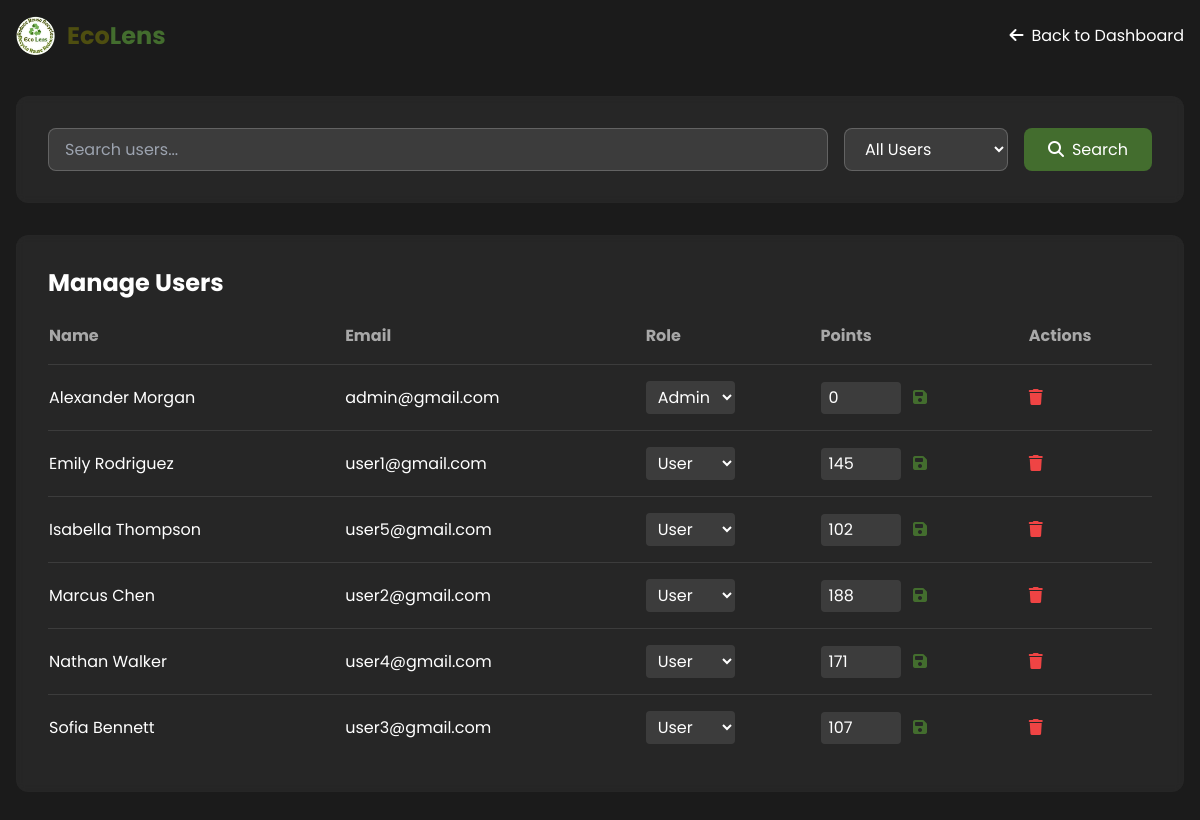
Screenshot of /admin/manage-users.php (signed in) with the database file from the repository.
### tables this page shows
CREATE TABLE `tbl_user` (
  `id` double NOT NULL AUTO_INCREMENT,
  `fullname` text NOT NULL,
  `username` text NOT NULL,
  `password` text NOT NULL,
  `total_points` int(11) DEFAULT 0,
  `is_admin` tinyint(1) DEFAULT 0,
  PRIMARY KEY (`id`)
);

### admin/manage-users.php (the view, shortened to what this page needs)
<?php
require_once '../database.php';
$search = isset($_GET['search']) ? $_GET['search'] : '';
$role = isset($_GET['role']) ? $_GET['role'] : 'all';
$query = "SELECT * FROM tbl_user WHERE 1=1";
$query .= " ORDER BY fullname ASC";
$stmt = $conn->prepare($query);
$stmt->execute();
$users = $stmt->get_result();
?>
<!DOCTYPE html>
<html lang="en">
<head>
    <link rel="stylesheet" href="https://cdnjs.cloudflare.com/ajax/libs/font-awesome/6.4.2/css/all.min.css">
    <script src="https://cdn.tailwindcss.com"></script>
</head>
<body class="font-[Poppins] bg-[#1b1b1b]">
    <nav class="fixed w-full bg-[#1b1b1b] py-4 z-50">
        <div class="max-w-7xl mx-auto px-4">
            <div class="flex justify-between items-center">
                <div class="flex-shrink-0 flex items-center gap-3">
                    <img src="../assets/logo.png" alt="Smart Recycling Logo" class="h-10">
                    <h1 class="text-2xl font-bold">
                        <span class="text-[#4e4e10]">Eco</span><span class="text-[#436d2e]">Lens</span>
                    </h1>
                </div>
                <a href="admin-dashboard.php" class="text-white hover:text-[#22c55e] transition-all">
                    <i class="fa-solid fa-arrow-left mr-2"></i>Back to Dashboard
                </a>
            </div>
        </div>
    </nav>
    <div class="pt-24 pb-12 px-4">
        <div class="max-w-7xl mx-auto">
            <div class="bg-white/5 p-8 rounded-xl backdrop-blur-sm mb-8">
                <form method="GET" class="flex gap-4">
                    <input type="text" name="search" placeholder="Search users..." value="<?php echo htmlspecialchars($search); ?>"
                           class="flex-1 px-4 py-2 bg-white/10 text-white rounded-lg border border-white/20 focus:outline-none focus:border-[#436d2e]">
                    <select name="role" class="px-4 py-2 bg-white/10 text-white rounded-lg border border-white/20 focus:outline-none focus:border-[#436d2e] [&>option]:text-white [&>option]:bg-[#1b1b1b]">
                        <option value="all" <?php echo $role === 'all' ? 'selected' : ''; ?>>All Users</option>
                    </select>
                    <button type="submit" class="px-6 py-2 bg-[#436d2e] text-white rounded-lg hover:bg-opacity-90">
                        <i class="fas fa-search mr-2"></i>Search
                    </button>
                </form>
            </div>
            <div class="bg-white/5 p-8 rounded-xl backdrop-blur-sm">
                <h2 class="text-2xl font-bold text-white mb-6">Manage Users</h2>
                <div class="overflow-x-auto">
                    <table class="w-full">
                        <thead>
                            <tr class="text-white/60 text-left">
                                <th class="pb-4">Name</th>
                                <th class="pb-4">Email</th>
                                <th class="pb-4">Role</th>
                                <th class="pb-4">Points</th>
                                <th class="pb-4">Actions</th>
                            </tr>
                        </thead>
                        <tbody class="text-white">
                            <?php while($user = $users->fetch_assoc()): ?>
                            <tr class="border-t border-white/10">
                                <td class="py-4"><?php echo htmlspecialchars($user['fullname']); ?></td>
                                <td class="py-4"><?php echo htmlspecialchars($user['username']); ?></td>
                                <td class="py-4">
                                    <form method="POST" class="inline">
                                        <select name="is_admin" onchange="this.form.submit()"
                                                class="bg-white/10 text-white rounded px-2 py-1 [&>option]:bg-[#1b1b1b] [&>option]:text-white">
                                            <option value="0" <?php echo !$user['is_admin'] ? 'selected' : ''; ?>>User</option>
                                            <option value="1" <?php echo $user['is_admin'] ? 'selected' : ''; ?>>Admin</option>
                                        </select>
                                    </form>
                                </td>
                                <td class="py-4">
                                    <form method="POST" class="inline">
                                        <input type="number" name="points" value="<?php echo $user['total_points']; ?>"
                                               class="w-20 bg-white/10 text-white rounded px-2 py-1">
                                        <button type="submit" class="text-[#436d2e] hover:text-white ml-2">
                                            <i class="fas fa-save"></i>
                                        </button>
                                    </form>
                                </td>
                                <td class="py-4">
                                    <form method="POST" class="inline" onsubmit="return confirm('Are you sure you want to delete this user?');">
                                        <button type="submit" class="text-red-500 hover:text-red-400">
                                            <i class="fas fa-trash"></i>
                                        </button>
                                    </form>
                                </td>
                            </tr>
                            <?php endwhile; ?>
                        </tbody>
                    </table>
                </div>
            </div>
        </div>
    </div>
</body>
</html>

### rows the page displays
tbl_user: fullname "Alexander Morgan", username "admin@gmail.com", is_admin "Admin", points "0"
tbl_user: fullname "Emily Rodriguez", username "user1@gmail.com", is_admin "User", points "145"
tbl_user: fullname "Isabella Thompson", username "user5@gmail.com", is_admin "User", points "102"
tbl_user: fullname "Marcus Chen", username "user2@gmail.com", is_admin "User", points "188"
tbl_user: fullname "Nathan Walker", username "user4@gmail.com", is_admin "User", points "171"
tbl_user: fullname "Sofia Bennett", username "user3@gmail.com", is_admin "User", points "107"
